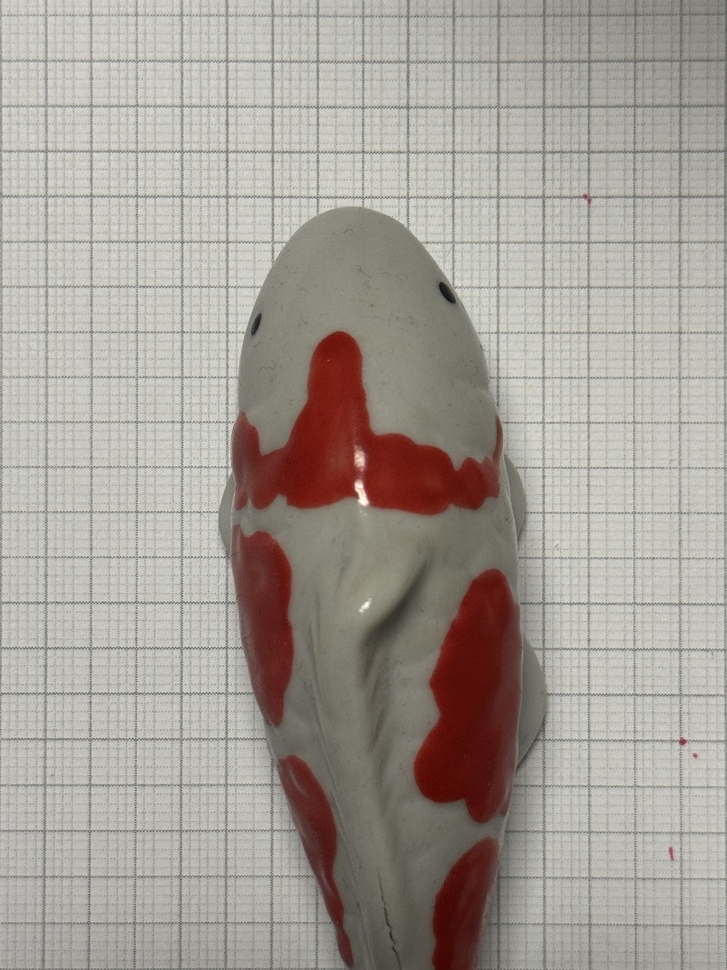
#> input picture images/2_x000_y000.jpg, 727 x 970 px, shrunk from 3024 x 4032 before the run
$ python old_stitch.py
#> lines starting #> are read from the running program, lines starting #| are printed output that depends on the picture; after the words box and inside, x2 and y2 are one past the last pixel; in counts of white or black regions, pixels touching at a corner belong together
import cv2
import numpy as np
import os

IMG1_PATH = "images/2_x000_y000.jpg"
IMG2_PATH = "images/2_x051_y000.jpg"
OUTPUT_PATH = "outputs/2_stitched.jpg"

# make the output folder if it does not already exist
os.makedirs("outputs", exist_ok=True)

# load both images
img1 = cv2.imread(IMG1_PATH)
#> img1 is the input picture: shape (970, 727, 3); mean B, G, R 150.8, 158.5, 164.8
img2 = cv2.imread(IMG2_PATH)
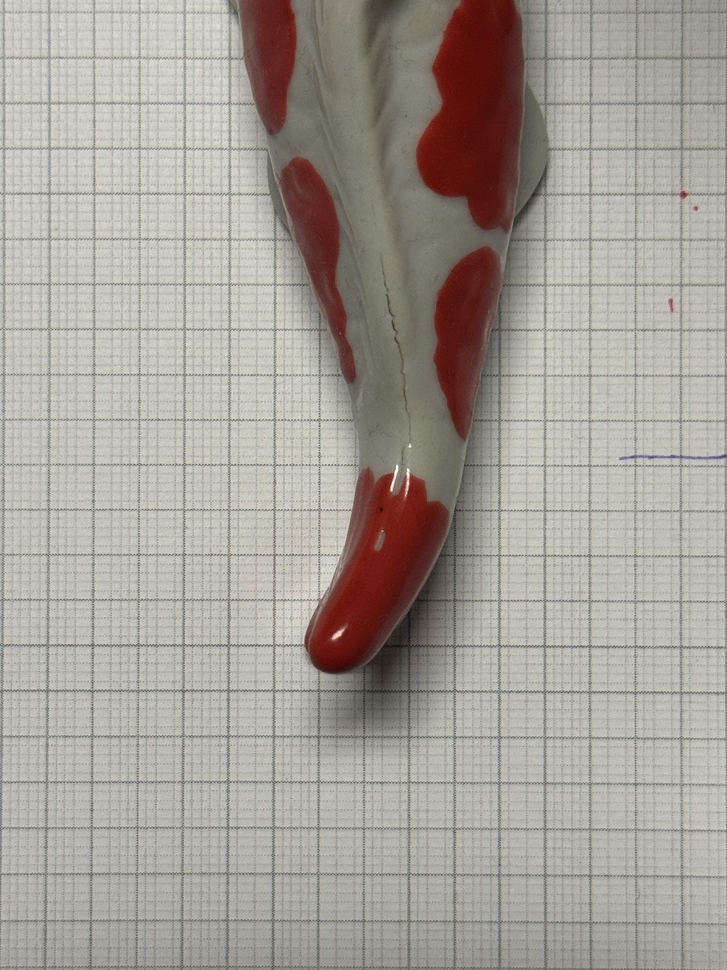
#> input picture images/2_x051_y000.jpg, 727 x 970 px, shrunk from 3024 x 4032 before the run
#> img2 is the input picture: shape (970, 727, 3); mean B, G, R 152.7, 159.9, 165.6

# make sure both images were loaded correctly
if img1 is None or img2 is None:
    raise RuntimeError("Could not load one or both images.")

# convert both images to grayscale so SIFT can detect features
gray1 = cv2.cvtColor(img1, cv2.COLOR_BGR2GRAY)
gray2 = cv2.cvtColor(img2, cv2.COLOR_BGR2GRAY)
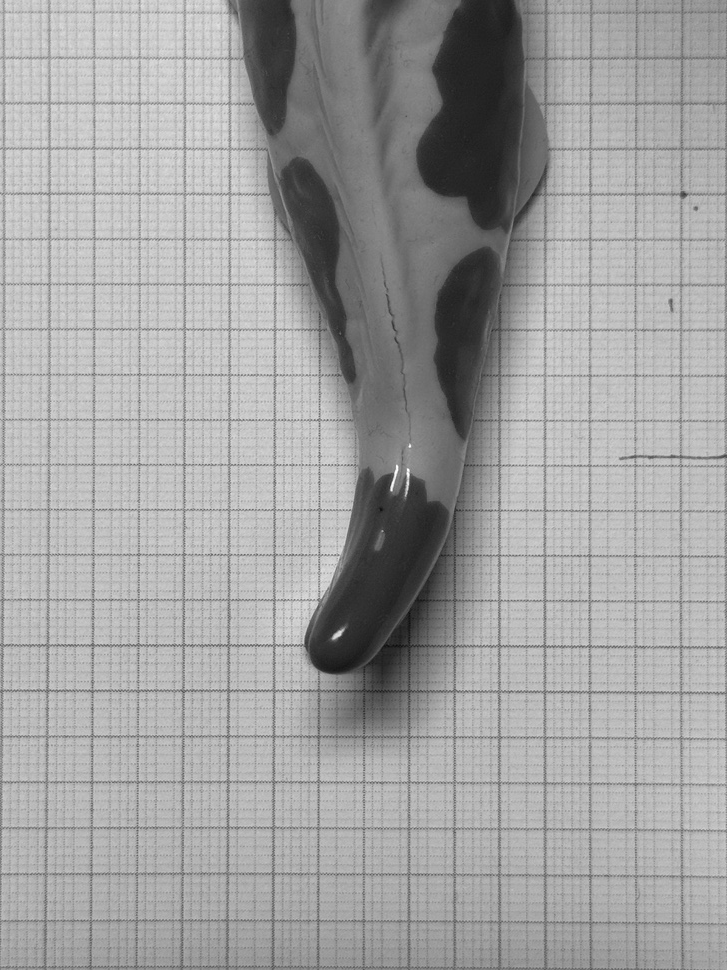
#> gray2: shape (970, 727); min 12, max 254, mean 160.8

# create the SIFT feature detector
sift = cv2.SIFT_create()

# find keypoints and feature descriptors in each image
kp1, des1 = sift.detectAndCompute(gray1, None)
#> kp1 = 4430 keypoints; strongest (x, y, size): (359, 486, 6.8), (363, 500, 7), (360, 459, 8.8), (682, 742, 4.6)
kp2, des2 = sift.detectAndCompute(gray2, None)
#> kp2 = 4317 keypoints; strongest (x, y, size): (338, 634, 5.3), (391, 489, 2.1), (384, 614, 105.5), (408, 483, 2.3)

print("Image 1 keypoints:", len(kp1))
#| Image 1 keypoints: 4430
print("Image 2 keypoints:", len(kp2))
#| Image 2 keypoints: 4317

# create a brute force matcher for the SIFT descriptors
matcher = cv2.BFMatcher(cv2.NORM_L2)

# find the two closest matches for each feature
matches = matcher.knnMatch(des1, des2, k=2)
#> matches = 4430 matches

# filter out weaker matches using the Lowe ratio test
good_matches = []

for m, n in matches:
    if m.distance < 0.75 * n.distance:
        good_matches.append(m)
#> after the loop, good_matches = 196 matches

print("Good matches:", len(good_matches))
#| Good matches: 196

# stop if there are not enough reliable matches between the images
if len(good_matches) < 10:
    raise RuntimeError("Not enough reliable matches.")

# get the matching feature coordinates from both images
pts1 = np.float32(
    [kp1[m.queryIdx].pt for m in good_matches]
).reshape(-1, 1, 2)
#> pts1 = 196 rows, first 8: [3.03, 85.06], [3.14, 175.8], [3.23, 542.2], [5.24, 200.7], [9.5, 114.9], [31.3, 735], [33.14, 60.48], [39.97, 817]

pts2 = np.float32(
    [kp2[m.trainIdx].pt for m in good_matches]
).reshape(-1, 1, 2)
#> pts2 = 196 rows, first 8: [3.12, 816.1], [3.12, 816.1], [723.4, 571.9], [6.11, 650.2], [193, 112.4], [34.97, 189], [544.9, 308.4], [44.82, 270.1]

# estimate how image 2 needs to be transformed to line up with image 1
# RANSAC helps ignore matches that do not fit the overall transformation
H, mask = cv2.findHomography(
    pts2,
    pts1,
    cv2.RANSAC,
    5.0
)
#> H = [[0.999, -0.00683, -3.02], [0.000587, 0.988, 543.8], [-1.85e-06, -2.6e-05, 1]]; mask = 196 values, max 1 at index 5, min 0 at index 0, mean 0.342

# make sure a valid homography was found
if H is None:
    raise RuntimeError("Could not estimate homography.")

print("RANSAC inliers:", int(mask.sum()))
#| RANSAC inliers: 67
print("Homography:")
print(H)
#| [[ 9.98664559e-01 -6.82638007e-03 -3.02242509e+00]
#|  [ 5.87029513e-04  9.88020816e-01  5.43756804e+02]
#|  [-1.84855678e-06 -2.60497194e-05  1.00000000e+00]]

# get the height and width of both images
h1, w1 = img1.shape[:2]
#> h1 = 970; w1 = 727
h2, w2 = img2.shape[:2]
#> h2 = 970; w2 = 727

# define the four corners of image 1
corners1 = np.float32([
    [0, 0],
    [w1, 0],
    [w1, h1],
    [0, h1]
]).reshape(-1, 1, 2)
#> corners1 = [[0, 0], [727, 0], [727, 970], [0, 970]]

# define the four corners of image 2
corners2 = np.float32([
    [0, 0],
    [w2, 0],
    [w2, h2],
    [0, h2]
]).reshape(-1, 1, 2)
#> corners2 = [[0, 0], [727, 0], [727, 970], [0, 970]]

# transform image 2's corners so we know where it will land
warped_corners2 = cv2.perspectiveTransform(corners2, H)
#> warped_corners2 = [[-3.02, 543.8], [724, 544.9], [736, 1543.6], [-9.89, 1541.1]]

# combine the corners from both images
all_corners = np.concatenate(
    (corners1, warped_corners2),
    axis=0
)
#> all_corners = [[0, 0], [727, 0], [727, 970], [0, 970], [-3.02, 543.8], [724, 544.9], [736, 1543.6], [-9.89, 1541.1]]

# find the outer boundaries needed for the final stitched image
xmin, ymin = np.floor(
    all_corners.min(axis=0).ravel()
).astype(int)
#> xmin = -10; ymin = 0

xmax, ymax = np.ceil(
    all_corners.max(axis=0).ravel()
).astype(int)
#> xmax = 736; ymax = 1544

# shift everything so none of the final coordinates are negative
translation = np.array([
    [1, 0, -xmin],
    [0, 1, -ymin],
    [0, 0, 1]
], dtype=np.float64)
#> translation = [[1, 0, 10], [0, 1, 0], [0, 0, 1]]

# calculate the size of the final image canvas
canvas_width = xmax - xmin
#> canvas_width = 746
canvas_height = ymax - ymin
#> canvas_height = 1544

# warp image 2 so it lines up with image 1
warped2 = cv2.warpPerspective(
    img2,
    translation @ H,
    (canvas_width, canvas_height)
)
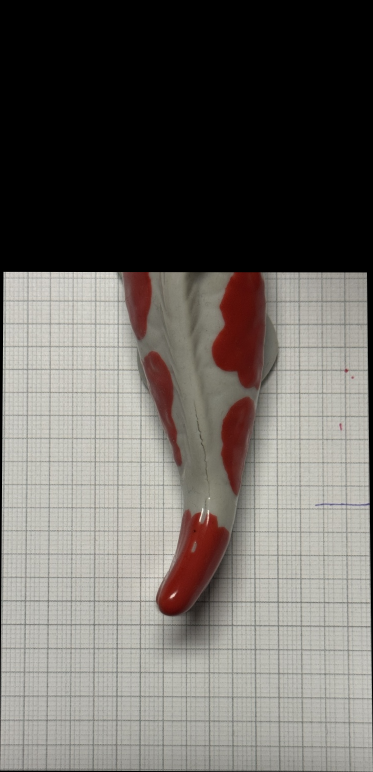
#> warped2: shape (1544, 746, 3) (shown at 1/2 size); mean B, G, R 97.6, 102.1, 105.7

# create a blank canvas for image 1
canvas1 = np.zeros_like(warped2)

# calculate where image 1 should be placed on the final canvas
x_offset = -xmin
#> x_offset = 10
y_offset = -ymin
#> y_offset = 0

# place image 1 onto the canvas
canvas1[
    y_offset:y_offset + h1,
    x_offset:x_offset + w1
] = img1

# create a mask showing where image 1 exists on the canvas
mask1 = np.zeros(
    (canvas_height, canvas_width),
    dtype=np.uint8
)

mask1[
    y_offset:y_offset + h1,
    x_offset:x_offset + w1
] = 255

# create a matching mask for the warped second image
mask2 = cv2.warpPerspective(
    np.ones((h2, w2), dtype=np.uint8) * 255,
    translation @ H,
    (canvas_width, canvas_height)
)

# find the areas that belong to only one image or to both images
only1 = (mask1 > 0) & (mask2 == 0)
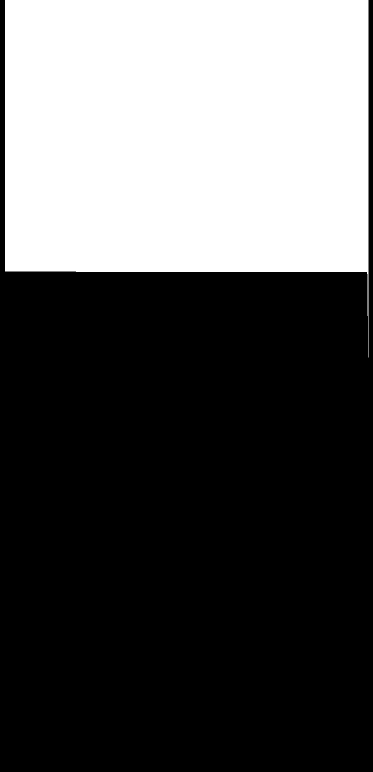
#> only1: shape (1544, 746) bool (shown at 1/2 size); 34.3% white; 1 white region, box (x1, y1, x2, y2) and area: (10, 0, 737, 715) 395609
only2 = (mask2 > 0) & (mask1 == 0)
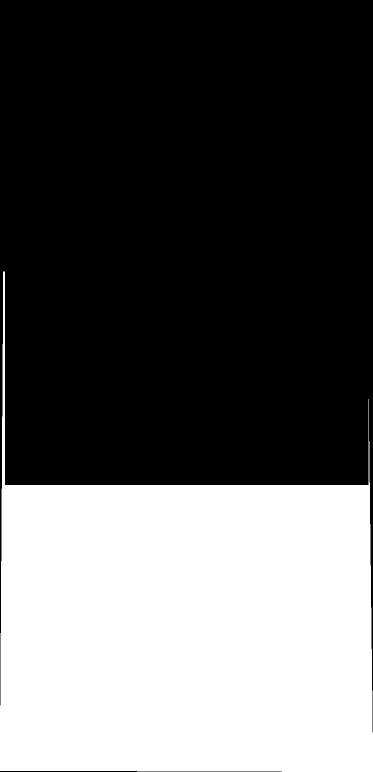
#> only2: shape (1544, 746) bool (shown at 1/2 size); 37.1% white; 1 white region, box (x1, y1, x2, y2) and area: (0, 543, 746, 1544) 427144
overlap = (mask1 > 0) & (mask2 > 0)
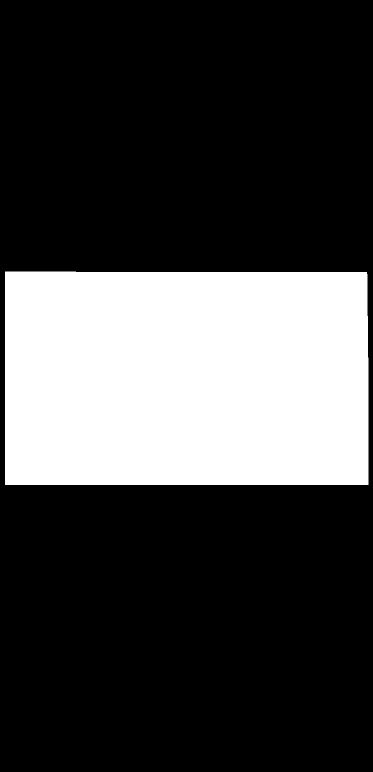
#> overlap: shape (1544, 746) bool (shown at 1/2 size); 26.9% white; 1 white region, box (x1, y1, x2, y2) and area: (10, 543, 737, 970) 309581

# create a blank final image
result = np.zeros_like(warped2)

# copy over the parts that only belong to one image
result[only1] = canvas1[only1]
result[only2] = warped2[only2]

# average the pixels where the two images overlap
result[overlap] = (
    (
        canvas1[overlap].astype(np.float32)
        + warped2[overlap].astype(np.float32)
    ) / 2
).astype(np.uint8)
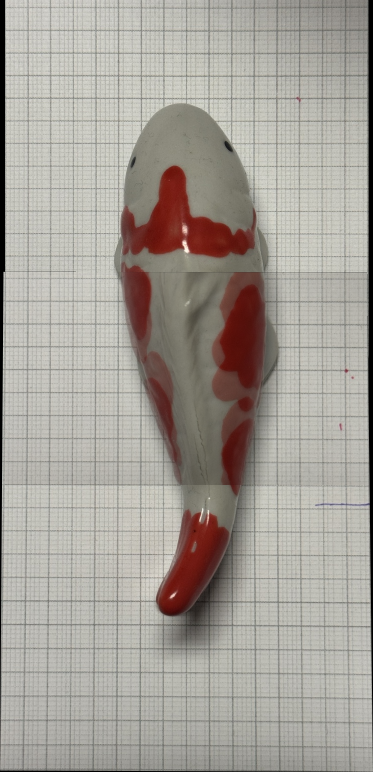
#> result: shape (1544, 746, 3) (shown at 1/2 size); mean B, G, R 152.1, 159.4, 164.6

# save the finished stitched image
cv2.imwrite(OUTPUT_PATH, result)

print("Stitch complete.")
print("Saved:", OUTPUT_PATH)
